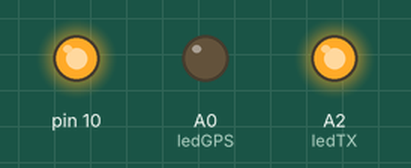
A sketch run on a simulated Arduino Uno, built with avr-gcc and run on an emulated ATmega328P. Shown: output pins drawn as LEDs (lit = HIGH). Pins used as bus, display or sensor lines are not drawn.

Above: at 0.1 s.
At 96.4 s:
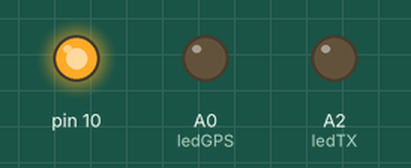
Timing chart, 0 to 98.6 s (numbered marks = the images above):
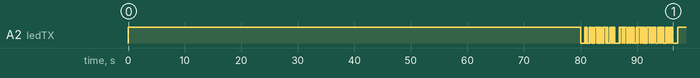

Measured:
- by itself, A2 (ledTX): LOW → HIGH at 0.05 s, → LOW 80.0 s later, → HIGH 0.67 s later, → LOW 0.10 s later, … (91 changes in this stretch)

The sketch:

PI4ino.ino
```cpp
// (licence header left out)
#include <avr/interrupt.h>
#include <avr/pgmspace.h>
#include <SPI.h>
#include <Wire.h>

// Hardware pins for GPS and LEDs
#define gpsRX    6                                  // Serial data from GPS at pin 6 (connect to TX on the GPS)
#define gpsTX    7                                  // Serial data to GPS at pin 7 (connect to RX on the GPS), may not be needed but depends on the GPS receiver

#define ledGPS  A0                                  // Green valid GPS LED on pin A0
#define ledLock A1                                  // Yellow lock detect LED on pin A1, reserved
#define ledTX   A2                                  // Red "TX" LED on pin A2

// CW definitions
#define cwSpace  4                                  // The CW space or "no carrier" tone
#define cwMark   5                                  // The CW mark or carrier tone

// GPS
#include <SoftwareSerial.h>
SoftwareSerial gpsSerial(gpsRX, gpsTX);             // GPS serial port
int gpsDelayComp = 0;
byte gpsSecond = 59;
unsigned int gpsCheckTimeout = 60;  // GPS check timeout in seconds

// Variables
static volatile boolean done = true;
static byte symbolNo;
byte symbols[146];
byte callLength;
byte locatorLength;

// *** Beacon and hardware configuration ***************************************
//
// Change this block to match the messages, frequency device and GPS receiver
//                    12345678
char pi4Message[9] = "SR6LB   ";                    // The PI4 message. Must be 8 charaters, left justified and padded with spaces if needed

char call[] = "SR6LB";                               // The CW call. Only A-Z, 0-9 and /
char locator[] = "JO81CJ";                          // The CW locator. Only A-X, 0-9 and /

const int gpsBaudRate = 9600;                       // The GPS NMEA Baud rate for the $GPRMC data frame
const int gpsDataDelay = 50;                       // The GPS data frame delay in ms vs. real time


    // ADF4157
    const byte deviceUpdate = 3;          // The Ardunio pin where the device update is controlled, if used
    #include "ADF4157.h"
    ADF4157 Device(deviceUpdate);

// *** End of configuration ***********************************

// *** Morse functions ***************************************
byte CharToMorse(char ch)
{   // e.g. 0x42 = 01000010 = 01000 010 = .- 2 bits long = A
    const byte letters[] = {0x42, 0x84, 0xA4, 0x83, 0x01, 0x24, 0xC3, 0x04, 0x02, 0x74, 0xA3, 0x44, 0xC2, 0x82, 0xE3, 0x64, 0xD4, 0x43, 0x03, 0x81, 0x23, 0x14, 0x63, 0x94, 0xB4, 0xC4};
    const byte numbers[] = {0x95, 0xFD, 0x7D, 0x3D, 0x1D, 0x0D, 0x05, 0x85, 0xC5, 0xE5, 0xF5};

    if (ch == 0)
        return (0);                                 // Not a valid morse character
    else if (ch < 'A')                              // Get then Morse pattern
        return (numbers[ch - '/']);
    else
        return (letters[ch - 'A']);
}

void SendMorse(const char *info, const byte msgLen)
{
    byte i, j;
    byte morse;
    byte morseLength;

    for (i = 0; i < msgLen; i++)
    {
        morse = info[i];
        morseLength = morse & 0x07;                 // Bit2 to Bit0 of morse is the length

        for (j = 0; j < morseLength; j++)
        {
            Device.SetFrequency(cwMark);
            digitalWrite(ledTX, HIGH);              // Turn TX LED on

            if ((morse & 0x80) == 0x80)             // If MSB 0 = dot, 1 = dash,
                delay(300);                         // It is a dash, so wait 3 dot durations
            else
                delay(100);                         // It is a dot, so wait 1 dot duration

            Device.SetFrequency(cwSpace);
            digitalWrite(ledTX, LOW);               // Turn TX LED off
            delay(100);
            morse = morse << 1;                     // Point to next bit
        }
        delay(200);                                 // Inter morse character pause, 1 dot duration already "gone" so only 2 left
    }
}
// *** End of Mourse functions ********************************************

// *** PI4 functions and data *********************************************
//
//     Do NOT modify unless you really know what you are doing!
//
//                               _123456789_123456789_123456789_1234567
const char pi4Chars[] PROGMEM = "0123456789ABCDEFGHIJKLMNOPQRSTUVWXYZ /";
const byte pi4Vector[] PROGMEM =
{
    0, 0, 1, 0, 0, 1, 1, 1, 1, 0, 1, 0, 1, 0, 1, 0, 0, 1, 0, 0, 0, 1, 0, 0, 0, 1, 1, 0, 0, 1,
    1, 1, 1, 0, 0, 1, 1, 1, 1, 1, 0, 0, 1, 1, 0, 1, 1, 1, 1, 0, 1, 0, 1, 1, 0, 1, 1, 0, 1, 0,
    0, 0, 0, 0, 1, 1, 1, 1, 1, 0, 1, 0, 1, 0, 0, 0, 0, 0, 1, 1, 1, 1, 1, 0, 1, 0, 0, 1, 0, 0,
    1, 0, 1, 0, 0, 0, 0, 1, 0, 0, 1, 1, 0, 0, 0, 0, 0, 1, 1, 0, 0, 0, 0, 1, 1, 0, 0, 1, 1, 1,
    0, 1, 1, 1, 0, 1, 1, 0, 1, 0, 1, 0, 1, 0, 0, 0, 0, 1, 1, 1, 0, 0, 0, 0, 1, 1
};

byte Parity(uint32_t value)
{
    byte even = 0;
    byte bitNo;

    for (bitNo = 0; bitNo < 32; bitNo++)
        if (((value >> bitNo) & 0x01) != 0)
            even = 1 - even;

    return even;
}

void PI4MakeMessage(char *msg)
{
    // Source encoding
    uint64_t sourceEnc = 0;

    for (byte i = 0; i < 8; i++)
        sourceEnc = sourceEnc * 38 + (uint64_t) (strchr_P(pi4Chars, msg[i]) - pi4Chars);

    // Convolutional Encoding
    const uint32_t poly1 = 0xF2D05351;
    const uint32_t poly2 = 0xE4613C47;
    uint32_t n = 0;
    byte convEnc[146] = {0};

    byte i = 0;
    for (byte j = 0; j < 73; j++)
    {
        n <<= 1;
        if ((sourceEnc & 0x20000000000LLU) != 0)
            n |= 1;
        sourceEnc <<= 1;

        convEnc[i++] = Parity(n & poly1);
        convEnc[i++] = Parity(n & poly2);
    }

    // Interleaving
    byte p = 0;
    byte r = 0;
    byte interleaved[146] = {0};

    for (int i = 0; i <= 255; i++)
    {
        for (byte j = 0; j < 8; j++)
        {
            if (((i >> j) & 0x01) == 0x01)
                r |= 1 << (7 - j);
            else
                r &= ~(1 << (7 - j));
        }

        if ((p < 146) && (r < 146))
            interleaved[r] = convEnc[p++];
    }

    //  Merge with Sync Vector
    for (byte i = 0; i < 146; i++)
        symbols[i] = pgm_read_byte(&pi4Vector[i]) + 2 * interleaved[i];
}
// *** End of PI4 encoding functions *****************************************

// *** GPS functions *********************************************************

byte WaitUntil59(const byte theSecond, const int theDelay, const unsigned int theTimeout) {
  boolean found = false;
  String r;
  unsigned int current_second = 0;
  unsigned long checkStart = millis();
  unsigned int internalTimeout = theTimeout * 1000;
  digitalWrite(ledGPS, LOW);  // Turn GPS valid off before checking status

  gpsSerial.begin(gpsBaudRate);

  while (current_second != theSecond) {
    if (millis() - checkStart > internalTimeout) { break; }  // stop if timeout reached
    if (gpsSerial.available() > 0) {
      r = gpsSerial.readStringUntil('\n');
      if (r.startsWith("$GPRMC")) {
        if (r.charAt(17) == 'A') {
          digitalWrite(ledGPS, HIGH);  // Turn GPS status on
          checkStart = millis();
        } else {
          digitalWrite(ledGPS, LOW);  // Turn GPS status on
        }
        current_second = r.substring(11, 13).toInt();
        Serial.println(current_second);
        if (current_second == theSecond) {
          found = true;
          delay(theDelay);
          break;
        }
      }
    }
  }
  gpsSerial.end();
  return found;
}

// *** End of GPS functions *********************************************

// *** Interrupt functions **********************************************

ISR(TIMER1_COMPA_vect)    // Timer1 compare interrupt service routine
{
    if (symbolNo < 146)
    {
        Device.SetFrequency(symbols[symbolNo]);     // Generate the relevant frequency
        digitalWrite(ledTX, !(symbolNo & 0x01));    // Toggle TX LED
        symbolNo++;                                 // Increment symbol counter for next time
    }
    else
        done = true;                                // Completed MGM sequence
}

void SendPI4()
{
    noInterrupts();                                 // Disable global interrupts
    TCCR1A = 0;
    TCCR1B = 0;
    TCNT1  = 0;

    // 41667 is nominal value if xtal is 16,000000 MHz. Change value below to measure 3,00000 Hz on the A0 pin
    // OCR1A = 42000;                                  // Compare match register 16 MHz/64/6 Hz
    OCR1A = 41667;                                  // Compare match register 16 MHz/64/6 Hz
    TCCR1B = 0b00001011;                            // CTC mode and 64 prescaler
    TIMSK1 |= (1 << OCIE1A);                        // Enable timer compare interrupt

    symbolNo = 0;
    done = false;
    interrupts();                                   // Enable global interrupts

    while (!done);                                  // Loop until all symbols are sent

    TIMSK1 = 0;                                     // Stop interrupt Timer1 interrupt
}
// *** End of interrupt functions *****************************************

void setup()
{
    byte i;

    pinMode(ledTX, OUTPUT);
    digitalWrite(ledTX, LOW);
    pinMode(ledGPS, OUTPUT);
    digitalWrite(ledGPS, LOW);

    // Prepare PI4
    PI4MakeMessage(pi4Message);                     // Convert the PI4 message to symbols

    // Prepare CW call
    callLength = strlen(call);                      // Find the length of the CW call
    for (i = 0; i < callLength; i++)                // Convert call to Morse
        call[i] = CharToMorse(call[i]);

    // Prepare CW locator
    locatorLength = strlen(locator);                // Find the length of the CW locator
    for (i = 0; i < locatorLength; i++)             // Convert locator to Morse
        locator[i] = CharToMorse(locator[i]);

    // Frequency device setup
    Device.Initialize();                            // Initialize the device


    if (gpsDataDelay > 0)                           // Calc the GPS compensation delay and second
    {   // If any delay at all
        gpsSecond = 59 - (gpsDataDelay / 1000) - 1;
        gpsDelayComp = (int) 1000 - (gpsDataDelay % 1000);
    }
}

void loop()
{
    digitalWrite(ledTX, HIGH);
    Device.SetFrequency(cwMark);                    // Send carrier until first valid GPS $GPRMC frame received

    if (WaitUntil59(gpsSecond, gpsDelayComp, gpsCheckTimeout))       // Send only PI4 if GPS signal is valid
    {
        delay(500);
        Device.SetFrequency(cwSpace);               // Send "no carrier"
        digitalWrite(ledTX, LOW);
        delay(333);                                 // Is 500 ms but interrupt does not fire until another 167 ms

        SendPI4();
    }
    else
        delay(20000);                               // 20 s carrier if no valid GPS
    Device.SetFrequency(cwSpace);                   // Send "no carrier"
    digitalWrite(ledTX, LOW);
    delay(666);

    // Send CW call
    SendMorse(call, callLength);
    delay(500);                                     // Pause between CW call and locator

    // Send CW locator
    SendMorse(locator, locatorLength);
    delay(500);                                     // Pause between CW locator and carrier
}
```

ADF4157.cpp
```cpp
// (licence header left out)
#include <Arduino.h>

#include "ADF4157.h"

const uint32_t ftw[6][6] =
{
// SQ6EMM/B 1296.805 MHz mark
        {0x30206B88, 0xA3D8001, 0xD108002, 0x43, 0x4},   // PI4 tone0       * The relevant Frequency Tuning Words
        {0x30206B88, 0xB020001, 0xD108002, 0x43, 0x4},   // PI4 tone1       * Six FTW are needed for a PI4 + CW + carrier sequence
        {0x30206B88, 0xBC68001, 0xD108002, 0x43, 0x4},   // PI4 tone2       * Set each FTW set to the number of bytes need
        {0x30206B88, 0xC8B8001, 0xD108002, 0x43, 0x4},   // PI4 tone3       * PI4: index 0-3. CW FSK: index 4. CW carrier: index 5
        {0x30206B88, 0x9500001, 0xD108002, 0x43, 0x4},   // CW -FSK tone    *
        {0x30206B88, 0xA9F8001, 0xD108002, 0x43, 0x4}    // CW carrier tone * Example: 1296,805 MHz using a 10 MHZ reference
// SR6LB 1296.785 MHz mark
/*
        {0x30206B68, 0x8B40001, 0xD108002, 0x43, 0x4},   // PI4 tone0       * The relevant Frequency Tuning Words
        {0x30206B68, 0x9788001, 0xD108002, 0x43, 0x4},   // PI4 tone1       * Six FTW are needed for a PI4 + CW + carrier sequence
        {0x30206B68, 0xA3D8001, 0xD108002, 0x43, 0x4},   // PI4 tone2       * Set each FTW set to the number of bytes need
        {0x30206B68, 0xB020001, 0xD108002, 0x43, 0x4},   // PI4 tone3       * PI4: index 0-3. CW FSK: index 4. CW carrier: index 5
        {0x30206B68, 0x7C70001, 0xD108002, 0x43, 0x4},   // CW -FSK tone    *
        {0x30206B68, 0x9168001, 0xD108002, 0x43, 0x4}    // CW carrier tone * Example: 1296,805 MHz using a 10 MHZ reference
*/
// SR6LB 10368.785 MHz mark
/*
        {0x30566810, 0x61A0001, 0xD508002, 0x43, 0x4},   // PI4 tone0       * The relevant Frequency Tuning Words
        {0x30566810, 0x65B8001, 0xD508002, 0x43, 0x4},   // PI4 tone1       * Six FTW are needed for a PI4 + CW + carrier sequence
        {0x30566810, 0x69D0001, 0xD508002, 0x43, 0x4},   // PI4 tone2       * Set each FTW set to the number of bytes need
        {0x30566810, 0xC8B8001, 0xD508002, 0x43, 0x4},   // PI4 tone3       * PI4: index 0-3. CW FSK: index 4. CW carrier: index 5
        {0x30566810, 0x5CB8001, 0xD508002, 0x43, 0x4},   // CW -FSK tone    *
        {0x30566810, 0x63A0001, 0xD508002, 0x43, 0x4}    // CW carrier tone * Example: 1296,805 MHz using a 10 MHZ reference
*/
};

/*
    Bo, OZ2M: It is possible to modify/speed up changing frequency
              if some registers are identical. Reloading of identical
              contents, typically found in registers 2-5, is superfluous.
              If so, you will have to modify the SetFrequency function
              slightly yourself. But don't forget to load all registers
              at least ones. This can be done in the Initialize function.
              Also loading all registers can cause clicks because of PLL
              recalibration. Thus you may have to experiment a bit.
*/

// Public

ADF4157::ADF4157(byte LE)
{
    pinLE = LE;
}

void ADF4157::Initialize(void)
{
    SPI.begin();                            // Setup SPI bus
    SPI.setBitOrder(MSBFIRST);
    SPI.setDataMode(SPI_MODE0);             // CPHA = 0 and Clock Polarity (CPOL) positive

    pinMode(pinLE, OUTPUT);
    digitalWrite(pinLE, HIGH);

    for (int8_t i = 4; i >= 0; i--)        // Load all regs for nominal frequency. Later on only relevant register(s) should be loaded
        WriteRegister(ftw[5][i]);
}

void ADF4157::SetFrequency(byte ftwNo)
{
    for (int8_t i = 4; i >= 0; i--)
    {
        WriteRegister(ftw[ftwNo][i]);
        delayMicroseconds(1);
    }
}

// Private

void ADF4157::WriteRegister(const uint32_t value)
{
    digitalWrite(pinLE, LOW);

    for (int8_t i = 3; i >= 0; i--)
        SPI.transfer((value >> 8 * i) & 0xFF);

    digitalWrite(pinLE, HIGH);
    delayMicroseconds(1);
    digitalWrite(pinLE, LOW);
}
```

ADF4157.h
```cpp
// (licence header left out)
#include <SPI.h>

#ifndef __ADF4157_H__
#define __ADF4157_H__

class ADF4157
{
    public:
        ADF4157(byte LE);
        void Initialize();
        void SetFrequency(byte ftwNo);                       // Freq 0-4
    private:
        void WriteRegister(const uint32_t value);
        byte pinLE;                                         // The Aurdino pin where the SPI LE to the device is controlled
};

#endif
```
